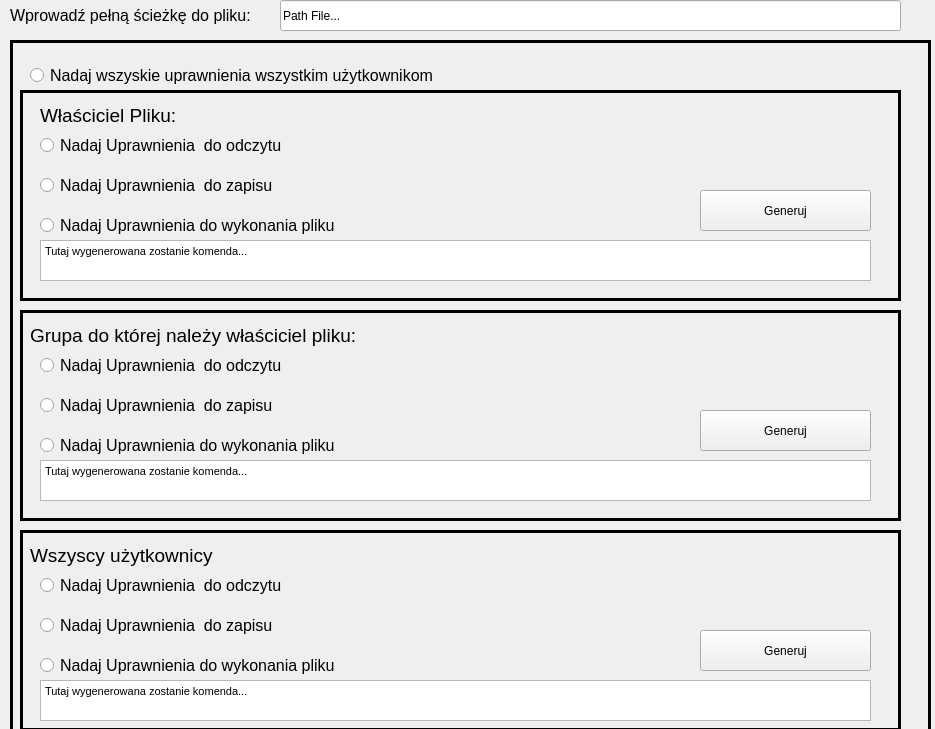
      <widget class="QWidget" name="accessRights">
       <property name="geometry">
        <rect>
         <x>0</x>
         <y>0</y>
         <width>935</width>
         <height>729</height>
        </rect>
       </property>
       <attribute name="label">
        <string>Przyznanie Uprawnień</string>
       </attribute>
       <widget class="QLineEdit" name="lineEdit_chmodfilepath">
        <property name="geometry">
         <rect>
          <x>280</x>
          <y>0</y>
          <width>621</width>
          <height>31</height>
         </rect>
        </property>
        <property name="text">
         <string>Path File...</string>
        </property>
       </widget>
       <widget class="QLabel" name="label_chmodfilepath">
        <property name="geometry">
         <rect>
          <x>10</x>
          <y>0</y>
          <width>301</width>
          <height>31</height>
         </rect>
        </property>
        <property name="font">
         <font>
          <pointsize>12</pointsize>
         </font>
        </property>
        <property name="text">
         <string>Wprowadź pełną ścieżkę do pliku:</string>
        </property>
       </widget>
       <widget class="QFrame" name="InfoFileFrame_5">
        <property name="geometry">
         <rect>
          <x>10</x>
          <y>40</y>
          <width>921</width>
          <height>731</height>
         </rect>
        </property>
        <property name="frameShape">
         <enum>QFrame::Panel</enum>
        </property>
        <property name="frameShadow">
         <enum>QFrame::Plain</enum>
        </property>
        <property name="lineWidth">
         <number>3</number>
        </property>
        <property name="midLineWidth">
         <number>5</number>
        </property>
        <widget class="QRadioButton" name="radioButton_chmodfile_all_all">
         <property name="geometry">
          <rect>
           <x>20</x>
           <y>20</y>
           <width>421</width>
           <height>31</height>
          </rect>
         </property>
         <property name="font">
          <font>
           <pointsize>12</pointsize>
          </font>
         </property>
         <property name="text">
          <string>Nadaj wszyskie uprawnienia wszystkim użytkownikom</string>
         </property>
        </widget>
        <widget class="QFrame" name="frame_chmodfile_user">
         <property name="geometry">
          <rect>
           <x>10</x>
           <y>50</y>
           <width>881</width>
           <height>211</height>
          </rect>
         </property>
         <property name="frameShape">
          <enum>QFrame::Box</enum>
         </property>
         <property name="frameShadow">
          <enum>QFrame::Plain</enum>
         </property>
         <property name="lineWidth">
          <number>3</number>
         </property>
         <property name="midLineWidth">
          <number>3</number>
         </property>
         <widget class="QRadioButton" name="radioButton_chmodfile_user_r">
          <property name="geometry">
           <rect>
            <x>20</x>
            <y>40</y>
            <width>441</width>
            <height>31</height>
           </rect>
          </property>
          <property name="font">
           <font>
            <pointsize>12</pointsize>
           </font>
          </property>
          <property name="text">
           <string>Nadaj Uprawnienia  do odczytu</string>
          </property>
         </widget>
         <widget class="QRadioButton" name="radioButton_chmodfile_user_w">
          <property name="geometry">
           <rect>
            <x>20</x>
            <y>80</y>
            <width>441</width>
            <height>31</height>
           </rect>
          </property>
          <property name="font">
           <font>
            <pointsize>12</pointsize>
           </font>
          </property>
          <property name="text">
           <string>Nadaj Uprawnienia  do zapisu</string>
          </property>
         </widget>
         <widget class="QRadioButton" name="chmodfile_user_d">
          <property name="geometry">
           <rect>
            <x>20</x>
            <y>120</y>
            <width>441</width>
            <height>31</height>
           </rect>
          </property>
          <property name="font">
           <font>
            <pointsize>12</pointsize>
           </font>
          </property>
          <property name="text">
           <string>Nadaj Uprawnienia do wykonania pliku</string>
          </property>
         </widget>
         <widget class="QTextBrowser" name="textBrowser_chmodfile_user_cmd">
          <property name="geometry">
           <rect>
            <x>20</x>
            <y>150</y>
            <width>831</width>
            <height>41</height>
           </rect>
          </property>
          <property name="html">
           <string>&lt;!DOCTYPE HTML PUBLIC &quot;-//W3C//DTD HTML 4.0//EN&quot; &quot;http://www.w3.org/TR/REC-html40/strict.dtd&quot;&gt;
&lt;html&gt;&lt;head&gt;&lt;meta name=&quot;qrichtext&quot; content=&quot;1&quot; /&gt;&lt;style type=&quot;text/css&quot;&gt;
p, li { white-space: pre-wrap; }
&lt;/style&gt;&lt;/head&gt;&lt;body style=&quot; font-family:'MS Shell Dlg 2'; font-size:11pt; font-weight:400; font-style:normal;&quot;&gt;
&lt;p style=&quot; margin-top:0px; margin-bottom:0px; margin-left:0px; margin-right:0px; -qt-block-indent:0; text-indent:0px;&quot;&gt;&lt;span style=&quot; font-size:8.25pt;&quot;&gt;Tutaj wygenerowana zostanie komenda...&lt;/span&gt;&lt;/p&gt;&lt;/body&gt;&lt;/html&gt;</string>
          </property>
         </widget>
         <widget class="QPushButton" name="pushButton_chmodfile_user_generate">
          <property name="geometry">
           <rect>
            <x>680</x>
            <y>100</y>
            <width>171</width>
            <height>41</height>
           </rect>
          </property>
          <property name="text">
           <string>Generuj</string>
          </property>
         </widget>
         <widget class="QLabel" name="label_chmodfile_user_info">
          <property name="geometry">
           <rect>
            <x>20</x>
            <y>10</y>
            <width>461</width>
            <height>31</height>
           </rect>
          </property>
          <property name="font">
           <font>
            <pointsize>14</pointsize>
           </font>
          </property>
          <property name="text">
           <string>Właściciel Pliku:</string>
          </property>
         </widget>
        </widget>
        <widget class="QFrame" name="frame_chmodfile_group">
         <property name="geometry">
          <rect>
           <x>10</x>
           <y>270</y>
           <width>881</width>
           <height>211</height>
          </rect>
         </property>
         <property name="frameShape">
          <enum>QFrame::Box</enum>
         </property>
         <property name="frameShadow">
          <enum>QFrame::Plain</enum>
         </property>
         <property name="lineWidth">
          <number>3</number>
         </property>
         <property name="midLineWidth">
          <number>3</number>
         </property>
         <widget class="QRadioButton" name="radioButton_chmodfile_group_r">
          <property name="geometry">
           <rect>
            <x>20</x>
            <y>40</y>
            <width>441</width>
            <height>31</height>
           </rect>
          </property>
          <property name="font">
           <font>
            <pointsize>12</pointsize>
           </font>
          </property>
          <property name="text">
           <string>Nadaj Uprawnienia  do odczytu</string>
          </property>
         </widget>
         <widget class="QRadioButton" name="radioButton_chmodfile_group_w">
          <property name="geometry">
           <rect>
            <x>20</x>
            <y>80</y>
            <width>441</width>
            <height>31</height>
           </rect>
          </property>
          <property name="font">
           <font>
            <pointsize>12</pointsize>
           </font>
          </property>
          <property name="text">
           <string>Nadaj Uprawnienia  do zapisu</string>
          </property>
         </widget>
         <widget class="QRadioButton" name="radioButton_chmodfile_group_d">
          <property name="geometry">
           <rect>
            <x>20</x>
            <y>120</y>
            <width>441</width>
            <height>31</height>
           </rect>
          </property>
          <property name="font">
           <font>
            <pointsize>12</pointsize>
           </font>
          </property>
          <property name="text">
           <string>Nadaj Uprawnienia do wykonania pliku</string>
          </property>
         </widget>
         <widget class="QTextBrowser" name="textBrowser_chmodfile_group_cmd">
          <property name="geometry">
           <rect>
            <x>20</x>
            <y>150</y>
            <width>831</width>
            <height>41</height>
           </rect>
          </property>
          <property name="html">
           <string>&lt;!DOCTYPE HTML PUBLIC &quot;-//W3C//DTD HTML 4.0//EN&quot; &quot;http://www.w3.org/TR/REC-html40/strict.dtd&quot;&gt;
&lt;html&gt;&lt;head&gt;&lt;meta name=&quot;qrichtext&quot; content=&quot;1&quot; /&gt;&lt;style type=&quot;text/css&quot;&gt;
p, li { white-space: pre-wrap; }
&lt;/style&gt;&lt;/head&gt;&lt;body style=&quot; font-family:'MS Shell Dlg 2'; font-size:11pt; font-weight:400; font-style:normal;&quot;&gt;
&lt;p style=&quot; margin-top:0px; margin-bottom:0px; margin-left:0px; margin-right:0px; -qt-block-indent:0; text-indent:0px;&quot;&gt;&lt;span style=&quot; font-size:8.25pt;&quot;&gt;Tutaj wygenerowana zostanie komenda...&lt;/span&gt;&lt;/p&gt;&lt;/body&gt;&lt;/html&gt;</string>
          </property>
         </widget>
         <widget class="QPushButton" name="pushButton_chmodfile_group_generate">
          <property name="geometry">
           <rect>
            <x>680</x>
            <y>100</y>
            <width>171</width>
            <height>41</height>
           </rect>
          </property>
          <property name="text">
           <string>Generuj</string>
          </property>
         </widget>
         <widget class="QLabel" name="label_chmodfile_group_info">
          <property name="geometry">
           <rect>
            <x>10</x>
            <y>10</y>
            <width>461</width>
            <height>31</height>
           </rect>
          </property>
          <property name="font">
           <font>
            <pointsize>14</pointsize>
           </font>
          </property>
          <property name="text">
           <string>Grupa do której należy właściciel pliku:</string>
          </property>
         </widget>
        </widget>
        <widget class="QFrame" name="frame_chmodfile_all">
         <property name="geometry">
          <rect>
           <x>10</x>
           <y>490</y>
           <width>881</width>
           <height>201</height>
          </rect>
         </property>
         <property name="frameShape">
          <enum>QFrame::Box</enum>
         </property>
         <property name="frameShadow">
          <enum>QFrame::Plain</enum>
         </property>
         <property name="lineWidth">
          <number>3</number>
         </property>
         <property name="midLineWidth">
          <number>3</number>
         </property>
         <widget class="QRadioButton" name="radioButton_chmodfile_all_r">
          <property name="geometry">
           <rect>
            <x>20</x>
            <y>40</y>
            <width>441</width>
            <height>31</height>
           </rect>
          </property>
          <property name="font">
           <font>
            <pointsize>12</pointsize>
           </font>
          </property>
          <property name="text">
           <string>Nadaj Uprawnienia  do odczytu</string>
          </property>
         </widget>
         <widget class="QRadioButton" name="radioButton_chmodfile_all_w">
          <property name="geometry">
           <rect>
            <x>20</x>
            <y>80</y>
            <width>441</width>
            <height>31</height>
           </rect>
          </property>
          <property name="font">
           <font>
            <pointsize>12</pointsize>
           </font>
          </property>
          <property name="text">
           <string>Nadaj Uprawnienia  do zapisu</string>
          </property>
         </widget>
         <widget class="QRadioButton" name="radioButton_chmodfile_all_d">
          <property name="geometry">
           <rect>
            <x>20</x>
            <y>120</y>
            <width>441</width>
            <height>31</height>
           </rect>
          </property>
          <property name="font">
           <font>
            <pointsize>12</pointsize>
           </font>
          </property>
          <property name="text">
           <string>Nadaj Uprawnienia do wykonania pliku</string>
          </property>
         </widget>
         <widget class="QTextBrowser" name="textBrowser_chmodfile_all_cmd">
          <property name="geometry">
           <rect>
            <x>20</x>
            <y>150</y>
            <width>831</width>
            <height>41</height>
           </rect>
          </property>
          <property name="html">
           <string>&lt;!DOCTYPE HTML PUBLIC &quot;-//W3C//DTD HTML 4.0//EN&quot; &quot;http://www.w3.org/TR/REC-html40/strict.dtd&quot;&gt;
&lt;html&gt;&lt;head&gt;&lt;meta name=&quot;qrichtext&quot; content=&quot;1&quot; /&gt;&lt;style type=&quot;text/css&quot;&gt;
p, li { white-space: pre-wrap; }
&lt;/style&gt;&lt;/head&gt;&lt;body style=&quot; font-family:'MS Shell Dlg 2'; font-size:11pt; font-weight:400; font-style:normal;&quot;&gt;
&lt;p style=&quot; margin-top:0px; margin-bottom:0px; margin-left:0px; margin-right:0px; -qt-block-indent:0; text-indent:0px;&quot;&gt;&lt;span style=&quot; font-size:8.25pt;&quot;&gt;Tutaj wygenerowana zostanie komenda...&lt;/span&gt;&lt;/p&gt;&lt;/body&gt;&lt;/html&gt;</string>
          </property>
         </widget>
         <widget class="QPushButton" name="pushButton_chmodfile_all_generate">
          <property name="geometry">
           <rect>
            <x>680</x>
            <y>100</y>
            <width>171</width>
            <height>41</height>
           </rect>
          </property>
          <property name="text">
           <string>Generuj</string>
          </property>
         </widget>
         <widget class="QLabel" name="label_chmodfile_all_onfo">
          <property name="geometry">
           <rect>
            <x>10</x>
            <y>10</y>
            <width>461</width>
            <height>31</height>
           </rect>
          </property>
          <property name="font">
           <font>
            <pointsize>14</pointsize>
           </font>
          </property>
          <property name="text">
           <string>Wszyscy użytkownicy</string>
          </property>
         </widget>
        </widget>
       </widget>
      </widget>
